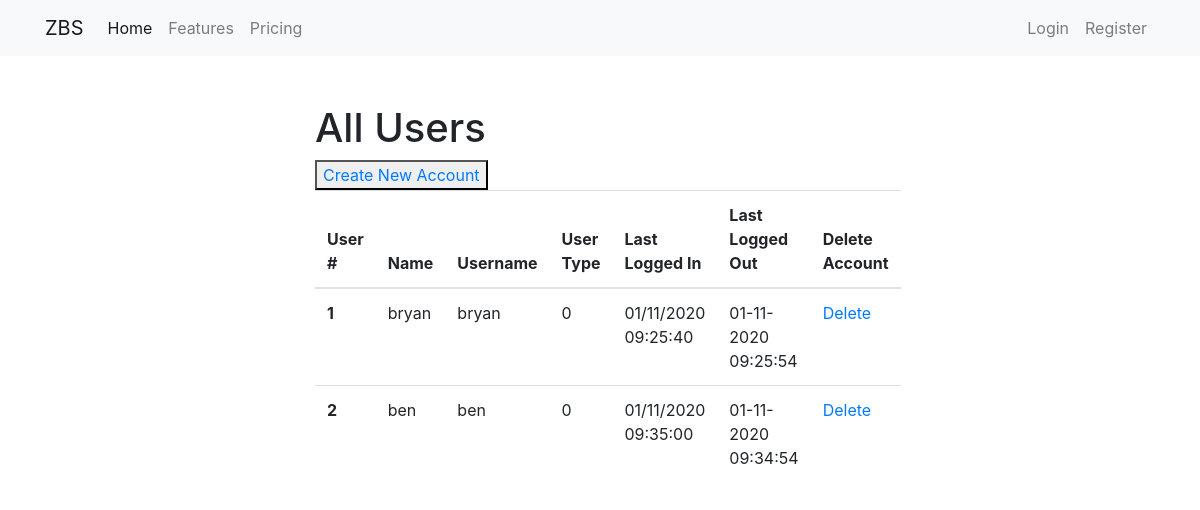
/users, run on an earlier commit of the app's database.
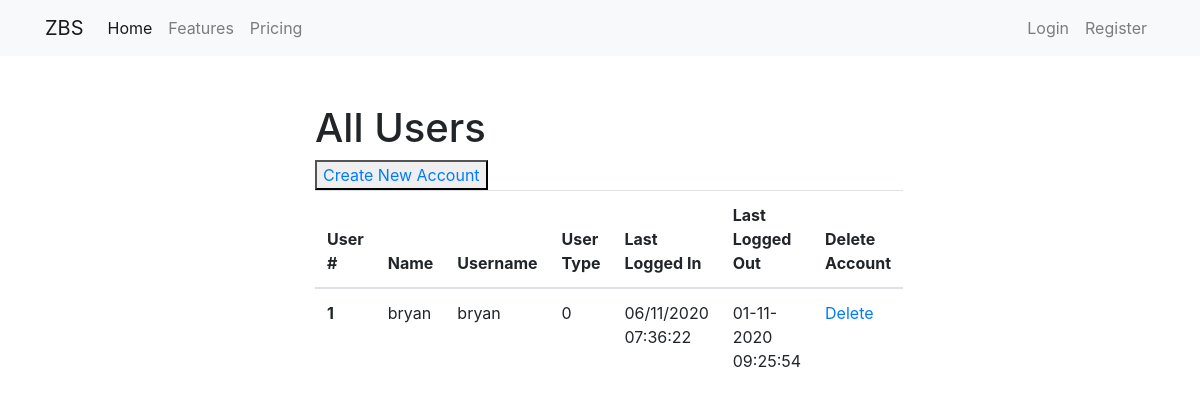
And on a later commit of the database.
### app.py (models this page shows, shortened)
class User(db.Model, UserMixin):
    id = db.Column(db.Integer,primary_key=True)
    name = db.Column(db.String(64))
    username = db.Column(db.String(64),unique=True)
    hashed_pass =db.Column(db.String(128))
    type = db.Column(db.Integer())
    bookings = db.relationship('Booking', backref='user',lazy='dynamic')
    last_logged_in = db.Column(db.DateTime)
    last_logged_out = db.Column(db.DateTime)

### app.py (the view)
@app.route('/users')
def users():
    users = User.query.all()
    return render_template('users.html',users = users)

### templates/users.html (shortened to what this page needs)
{% extends 'base.html' %}
{% block body %}
<div class="container w-50 mt-5">
  <h1>All Users</h1>
  <button><a href="{{url_for('register')}}">Create New Account</a></button>
  <table class="table table-hover">
    <thead>
      <tr>
        <th scope="col">User #</th>
        <th scope="col">Name</th>
        <th scope="col">Username</th>
        <th scope="col">User Type</th>
        <th scope="col">Last Logged In</th>
        <th scope="col">Last Logged Out</th>
        <th scope="col">Delete Account</th>
      </tr>
    </thead>
    <tbody>
      {% for user in users %}
      <tr>
        <th scope="row">{{ user.id }}</th>
        <td>{{ user.name }}</td>
        <td>{{ user.username }}</td>
        <td>{{ user.type }}</td>
        {% if user.last_logged_in %}
        <td>{{ user.last_logged_in.strftime("%d/%m/%Y  %H:%M:%S")}}</td>
        {% else %}
        <td>Not Logged In Yet</td>
        {% endif %}
        {% if user.last_logged_out %}
        <td>{{ user.last_logged_out.strftime("%d-%m-%Y  %H:%M:%S")}}</td>
        {% else %}
        <td>Not Logged Out Yet</td>
        {% endif %}
        <td><a href="{{ url_for('delete_user', id=user.id) }}">Delete</a></td>
      </tr>
      {% endfor %}
    </tbody>
  </table>
</div>
{% endblock %}

### templates/base.html (shortened to what this page needs)
<!DOCTYPE html>
<html lang="en">
<head>
    <link rel="stylesheet" href="{{ url_for('static',filename='css/main.css') }}">
    <link rel="stylesheet" href="https://cdn.jsdelivr.net/npm/bootstrap@4.5.3/dist/css/bootstrap.min.css">
</head>
<body>
    <nav class="navbar navbar-expand-lg navbar-light bg-light">
        <div class="container">
        <a class="navbar-brand" href="{{ url_for('index') }}">ZBS</a>
        <div class="collapse navbar-collapse" id="navbarNav">
          <ul class="navbar-nav mr-auto">
              <li class="nav-item active">
                  <a class="nav-link" href="#">Home <span class="sr-only">(current)</span></a>
              </li>
              <li class="nav-item">
                  <a class="nav-link" href="#">Features</a>
              </li>
              <li class="nav-item">
                  <a class="nav-link" href="#">Pricing</a>
              </li>
          </ul>
          <ul class="navbar-nav">
            {% if current_user.is_authenticated %}
            <li class="nav-item dropdown">
              <a class="nav-link dropdown-toggle" href="#" id="navbarDropdown" role="button" data-toggle="dropdown" aria-haspopup="true" aria-expanded="false">
                Welcome {{ current_user.name | capitalize }}
              </a>
              <div class="dropdown-menu" aria-labelledby="navbarDropdown">
                <h6 class="dropdown-header">
                  {% if current_user.type == 0 %}
                  User Administrator
                  {% elif current_user.type == 1 %}
                  Staff User
                  {% elif current_user.type == 2 %}
                  Student User
                  {% endif %}
                </h6>
                {% if current_user.type == 2 %}
                <a class="dropdown-item" href="{{ url_for('bookings') }}">My Bookings</a>
                {% elif current_user.type == 0 %}
                <a class="dropdown-item" href="{{ url_for('users') }}">All Users</a>
                {% endif %}
                <div class="dropdown-divider"></div>
                <a class="dropdown-item" href="{{ url_for('logout') }}">Log Out</a>
              </div>
            </li>
            {% else %}
              <li class="nav-item">
                  <a class="nav-link" href="{{ url_for('login') }}">Login</a>
              </li>
              <li class="nav-item">
                  <a class="nav-link" href="{{ url_for('register') }}">Register</a>
              </li>
            {% endif %}
          </ul>
      </div>
        </div>
    </nav>
    {% block body %}{% endblock %}
</body>
</html>

What changed in the data, as far as the page shows it:
removed User: id "2", name "ben", username "ben", type "0", last_logged_in "01/11/2020 09:35:00", last_logged_out "01-11-2020 09:34:54"
changed User "bryan": last_logged_in "01/11/2020 09:25:40" → "06/11/2020 07:36:22"
